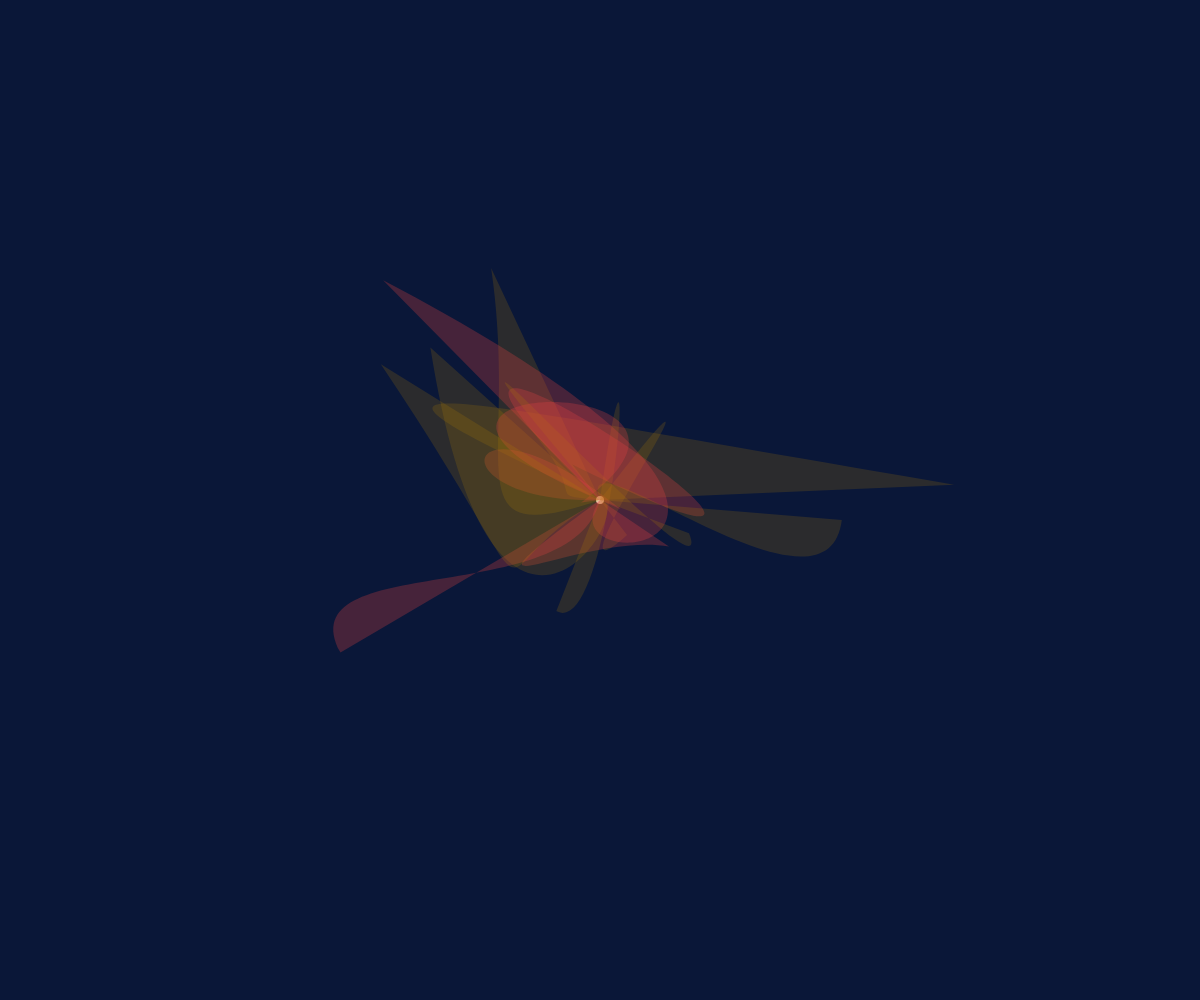
Frame 1 (no input)
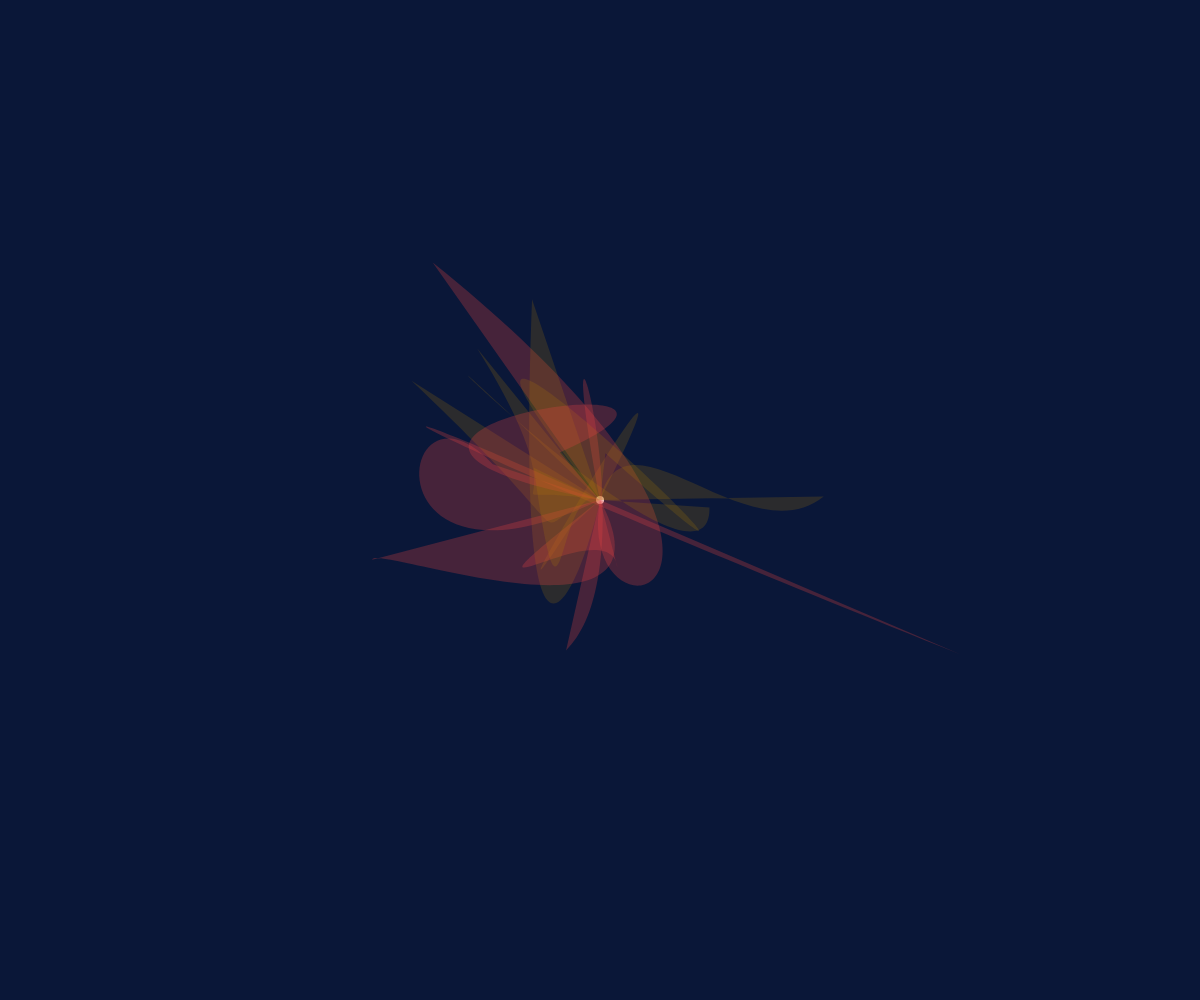
Frame 60 (no input)
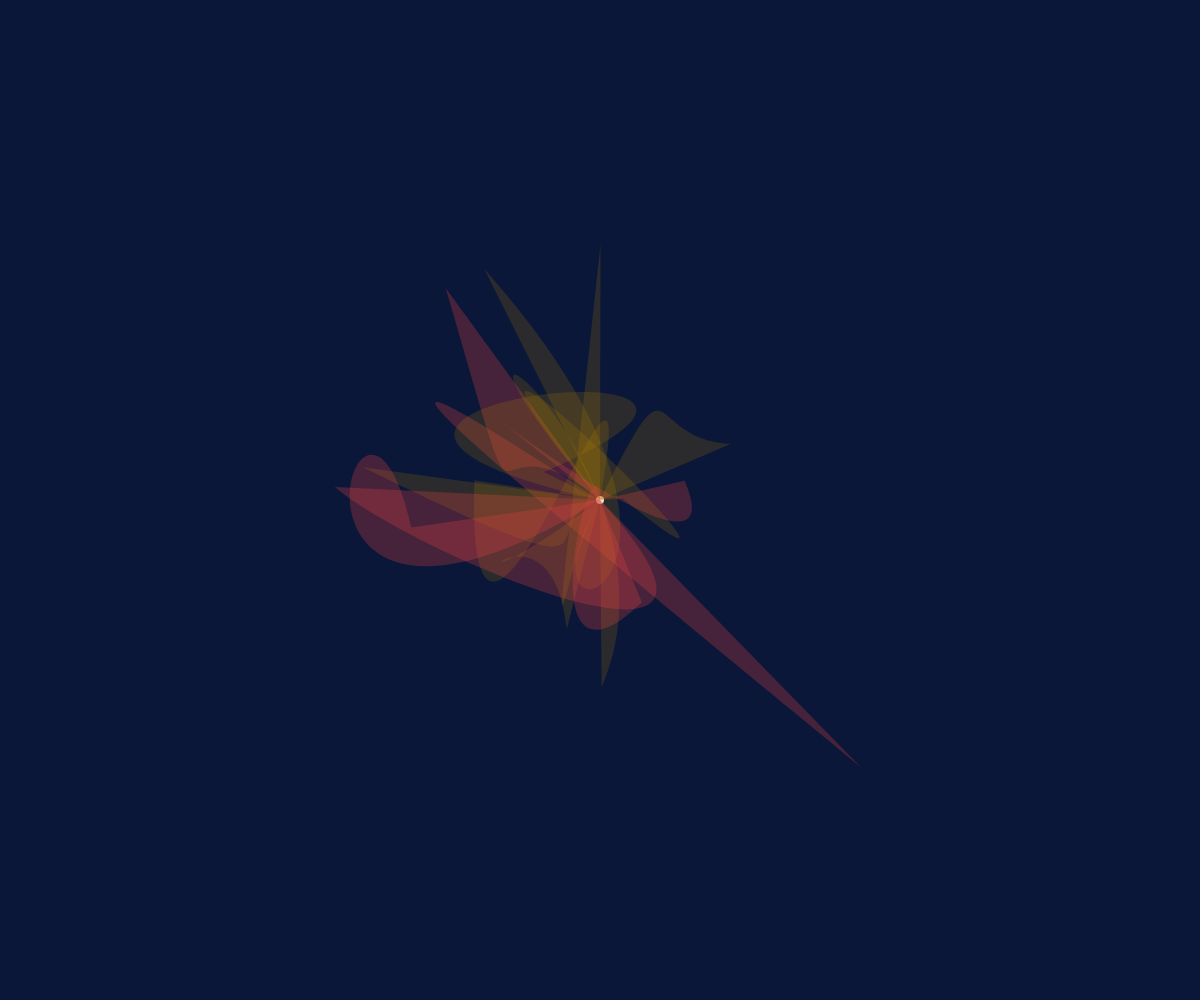
Frame 120 (the mouse pressed at the canvas centre since frame 60)

The p5.js sketch that drew these frames (run headless with seeded random() and noise() and a simulated clock; from frame 60 on, the mouse is pressed at the canvas centre):

// p5.js sketch
// ── sketch.js
//BARBARA MERLINO

var w, h;
var quanti = 15;
var c = [];
var speedMax = 0;
let myColors = ["#B17C0033", "#E1414147"];
let randCol;
var stepX;
var stepY;

function setup() {
  createCanvas((w = windowWidth), (h = windowHeight));

  for (var i = 0; i < quanti; i++) {
    c.push(new Camminatore(i));
  }
}

function draw() {
  background(10, 23, 56);
  noStroke();
  fill("white");
  ellipse(width / 2, height / 2, 8);
  for (var i = 0; i < quanti; i++) {
    c[i].move();
    c[i].display();
  }
}

// classe
function Camminatore(_id) {
  this.tx = random(100);
  this.ty = random(100);

  this.move = function () {
    this.tx += 0.002;
    this.ty += 0.002;
  };

  // metodo display
  this.display = function () {
    randCol = random(myColors.length);
    randCol = floor(randCol);
    fill(myColors[randCol]);
    var x1 = width * noise(this.tx + 15);
    var x2 = width * noise(this.tx + 25);
    var x3 = width * noise(this.tx + 35);
    var x4 = width * noise(this.tx + 45);
    var y1 = height * noise(this.ty + 55);
    var y2 = height * noise(this.ty + 65);
    var y3 = height * noise(this.ty + 75);
    var y4 = height * noise(this.ty + 85);
    bezier(width / 2, height / 2, x2, y2, x3, y3, x4, y4);
  };
}
